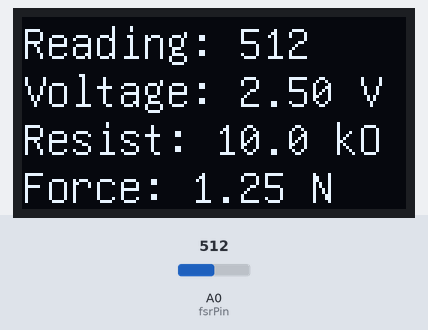
Bench run of a sketch on a simulated Arduino Uno, built with avr-gcc and run on an emulated ATmega328P. Parts: 128×64 one-colour display. The inputs (shaded band) are chosen by the test bench; at power-on: A0 (fsrPin) = 512.

Above: at 1.2 s.
1.3 s: A0 (fsrPin) set to 0
At 2.9 s:
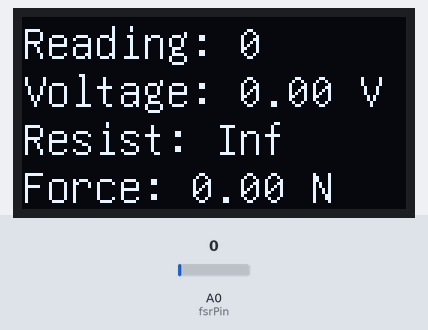
3.5 s: A0 (fsrPin) set to 60
At 5.4 s:
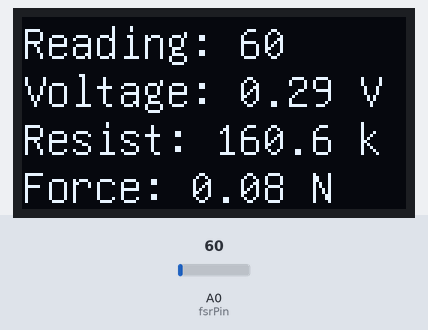
5.9 s: A0 (fsrPin) set to 716
At 7.0 s:
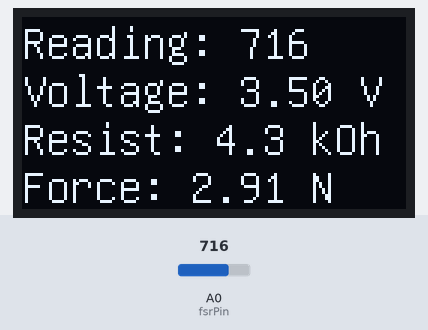
8.0 s: A0 (fsrPin) set to 1023
At 8.9 s:
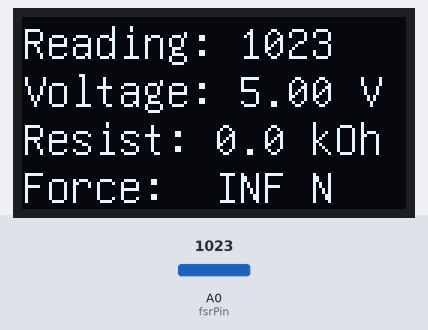
10.1 s: A0 (fsrPin) set to 0
At 10.44 s:
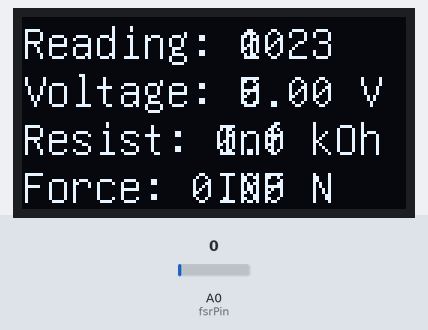
Timing chart, 0 to 13.1 s (numbered marks = the images above; inputs shaded):
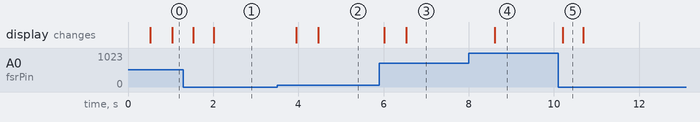

The sketch:

ForceSensitiveResistorDemo.ino
```cpp
/*
 *  Force sensitive resistor demo.
 *
 *  Connect one end of FSR to power and the other to a 10k pulldown resistor connected to ground.
 *  Connect A0 between the FSR and 10K resistor.
 *
 *  Adapted from https://learn.adafruit.com/force-sensitive-resistor-fsr/using-an-fsr
 */

#include <U8glib.h>

// OLED display parameters.
// 4 lines is recommended, but 5 also works.
#define numLines 4
const int clkPin = 8;
const int mosiPin = 9;
const int csPin = 6;
const int dcPin = 7;
const boolean flipped = false;
U8GLIB_SH1106_128X64 u8g(clkPin, mosiPin, csPin, dcPin);
int deltaRow = 16, firstRow = 14;

long lastPrintTime = 0;

String text[] = {
  "0123456789012345",
  "Hello, world!",
  "Hello, again!",
  "Hi, yet again!",
  "Enough already!"
};

const int fsrPin = 0;
int fsrReading;
float fsrVoltage;
float fsrResistance;
float fsrConductance;
float fsrForce;

void setup(void) {

  // Set up OLED
  u8g.setFont(u8g_font_unifont); // 16 x 16
  if (numLines == 5) { deltaRow = 12; }
  if (flipped) {
    u8g.setRot180(); // flip screen
    firstRow = 12;
  }
}

void loop(void) {

  u8g.firstPage();
  do {

    if (millis() - lastPrintTime > 50) {

      fsrReading = analogRead(fsrPin);
      fsrVoltage = map(fsrReading, 0, 1023, 0, 5000) / 1000.0;

      // fsrVoltage = Vcc * R / (R + FSR) where R = 10K and Vcc = 5V, so FSR = (Vcc - fsrVoltage)*R/V
      fsrResistance = (5.0 - fsrVoltage) * 10000 / fsrVoltage;

      // Use the two FSR guide graphs to approximate the force.
      fsrConductance = 1000000 / fsrResistance; // microOhms
      if (fsrConductance <= 1000) {
        fsrForce = fsrConductance / 80;
      } else {
        fsrForce = (fsrConductance - 1000) / 30;
      }

      text[0] = "Reading: " + String(fsrReading, DEC);
      text[1] = "Voltage: " + String(fsrVoltage, 2) + " V";
      if (fsrReading > 0) {
        text[2] = "Resist: " + String(fsrResistance / 1000, 1) + " kOhm";
      } else {
        text[2] = "Resist: Inf";
      }
      text[3] = "Force: " + String(fsrForce, 2) + " N";
      text[4] = "Cndct: " + String(fsrConductance, 2) + " uOhm";

      lastPrintTime = millis();
    }
    draw();
  } while(u8g.nextPage());
}

void draw(void) {
  char charBuffer[16];
  for (int i = 0; i < numLines; i++) {
    text[i].toCharArray(charBuffer, 16);
    u8g.drawStr(0, firstRow + i*deltaRow, charBuffer);
  }
}
```

Measured:
- after the input at 1.3 s, the display: first changes after 0.23 s (image 1 shows a later state)
- after the input at 3.5 s, the display: first changes after 0.45 s (image 2 shows a later state)
- after the input at 5.9 s, the display: first changes after 0.11 s (image 3 shows a later state)
- after the input at 8.0 s, the display: changes after 0.61 s (image 4)
- after the input at 10.1 s, the display: changes after 0.11 s (image 5)
- what the display in image 5 shows lasts 0.5 s, from 10.2 s to 10.7 s
